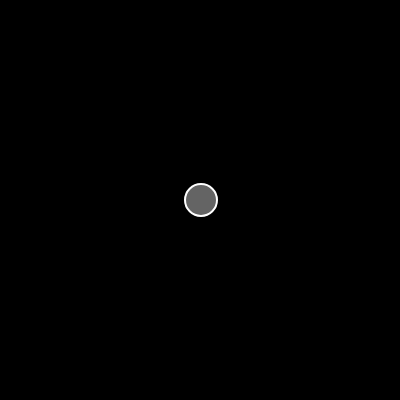
Frame 1 (no input)
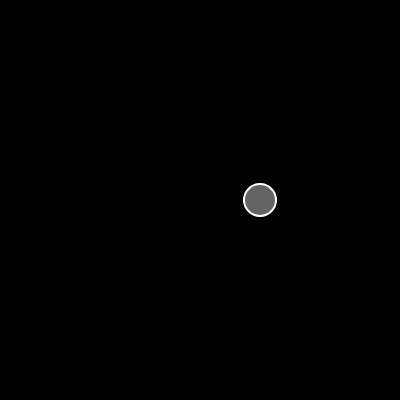
Frame 60 (no input)
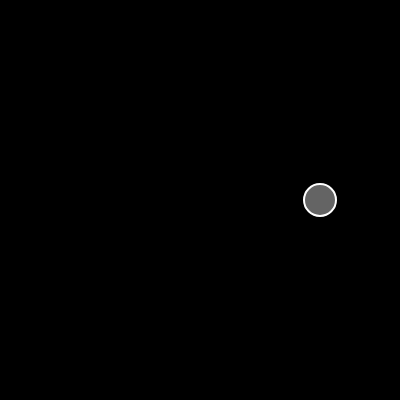
Frame 120 (the mouse pressed at the canvas centre since frame 60)

The p5.js sketch that drew these frames (run headless with seeded random() and noise() and a simulated clock; from frame 60 on, the mouse is pressed at the canvas centre):

// p5.js sketch
// ── sketch.js
let walker;

function setup() {
  createCanvas(400, 400);
  walker = new Walker(200, 200)
  background(0);
  frameRate(480);
}

function draw() {
  background(0);
  walker.update();
  walker.show();
}



// ── walker.js
class Walker {
  constructor(x, y) {
    this.pos = createVector(x, y);
    this.vel = createVector(1, 0);
  }

    update() {
      this.pos.add(this.vel);
    }

    show() {
      stroke(255);
      strokeWeight(2);
      fill(255, 100);
      ellipse(this.pos.x, this.pos.y, 32);
    }
}
